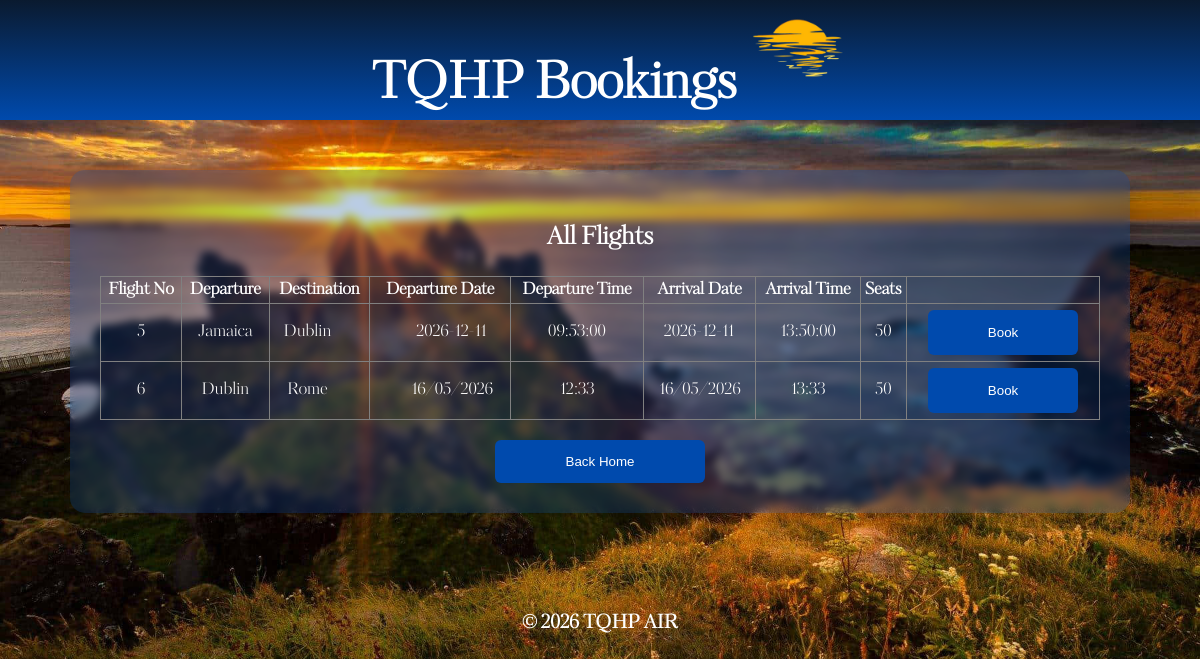
The page /showFlights on the database its author committed.
### tables this page shows
CREATE TABLE Flight (
    flightNumber INTEGER PRIMARY KEY AUTOINCREMENT,
    departure TEXT NOT NULL,
    destination TEXT NOT NULL,
    departureDate TEXT NOT NULL,
    departureTime TEXT NOT NULL,
    arrivalDate TEXT NOT NULL,
    arrivalTime TEXT NOT NULL,
    numberSeats INTEGER NOT NULL,
    airlineID INTEGER,
    FOREIGN KEY (airlineID) REFERENCES Airline(airlineID)
);

### app.py (the view)
@app.route("/showFlights")
def showFlights():
    conn = getDbConnection()
    flights = conn.execute("SELECT * FROM Flight").fetchall()
    conn.close()
    return render_template("showFlights.html", flights=flights)

### app.py (called while the page is built)
def getDbConnection():
    conn = sqlite3.connect("AirPlaneSystem.db")
    conn.row_factory = sqlite3.Row
    return conn

### templates/showFlights.html (shortened to what this page needs)
<!DOCTYPE html>
<html lang="en">
<head>
    <link rel="stylesheet" href="{{ url_for('static', filename='airplane.css') }}">
</head>
<body>
        <div class = "topBar">
        <h1>
             TQHP Bookings
            <img id="logo" src="{{ url_for('static', filename='Images/sunset logo.png') }}">
        </h1>
        </div>
    <div id = "main">
<div id = "display">
     <h2>All Flights</h2>
<table border="1">
    <tr>
        <th>Flight No</th>
        <th>Departure</th>
        <th>Destination</th>
        <th>Departure Date</th>
        <th>Departure Time</th>
        <th>Arrival Date</th>
        <th>Arrival Time</th>
        <th>Seats</th>
    </tr>
    {% for flight in flights %}
    <tr>
        <td>{{ flight.flightNumber }}</td>
        <td>{{ flight.departure }}</td>
        <td>{{ flight.destination }}</td>
        <td>{{ flight.departureDate }}</td>
        <td>{{ flight.departureTime }}</td>
        <td>{{ flight.arrivalDate }}</td>
        <td>{{ flight.arrivalTime }}</td>
        <td>{{ flight.numberSeats }}</td>
        <td>
            <a href="/selectSeat/{{ flight.flightNumber }}">
                <button>Book</button>
            </a>
        </td>
    </tr>
    {% endfor %}
</table>
    <button onclick="location.href='/'">Back Home</button>
    </div>
    </div>
    <div class = "bottomBar">
        <h3>© 2026 TQHP AIR</h3>
    </div>
</body>
</html>

### static/airplane.css (style rules this page uses)
html, body { height:100%; margin: 0; padding:0; width: 100% }
body { font-family: 'KudryashevDisplay', sans-serif; background: url("/static/Images/Sunset.jpg"); background-size: cover; background-position: center; background-repeat: no-repeat; display: flex; flex-direction: column; }
.topBar { font-family:'KudryashevDisplay', sans-serif; height: 15%; display: flex; align-items: center; justify-content: center; gap: 15px; padding-left: 20px; font-size: 25px; background: linear-gradient(180deg, #0A1A2F, #004AAD); color: white; }
#logo { height: 100px; width: auto; }
.bottomBar { height: 15%; text-align: center; display: flex; justify-content: center; align-items: center; color: white; }
button { background: #004AAD; color: white; padding: 14px 20px; border: none; border-radius: 6px; cursor: pointer; transition: all 0.2s ease; width: 210px; }
#display { display: flex; flex-direction: column; align-items: center; background: rgba(0, 74, 173, 0.25); backdrop-filter: blur(4px); color: white; padding: 30px; width: 90%; max-width: 1000px; border-radius: 15px; box-shadow: 0 10px 25px rgba(0,0,0,0.2); margin: 50px auto; }
#display table { width: 100%; border-collapse: collapse; margin-bottom: 20px; text-align: center; }
td:nth-child(3) { padding-right: 30px; }
td:nth-child(4) { padding-left: 30px; }
td { padding: 6px; }
td button { width: 150px; height: 45px; }
table { margin: auto; }

### rows shown on the page
Flight: flightNumber "5", departure "Jamaica", destination "Dublin", departureDate "2026-12-11", departureTime "09:53:00", arrivalDate "2026-12-11", arrivalTime "13:50:00", numberSeats "50"
Flight: flightNumber "6", departure "Dublin", destination "Rome", departureDate "16/05/2026", departureTime "12:33", arrivalDate "16/05/2026", arrivalTime "13:33", numberSeats "50"
